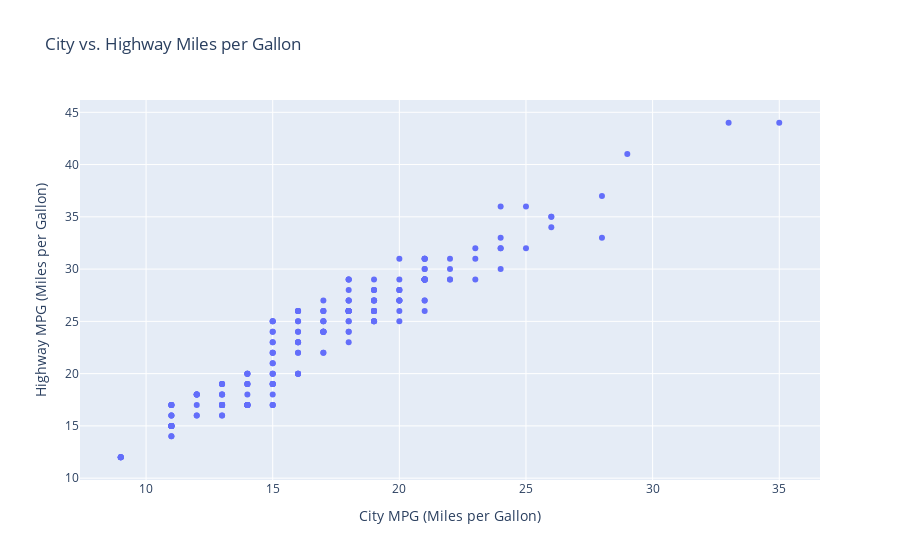

Notebook cell for this chart:
### Code cell
# Now let's add some custom labels

fig = px.scatter(mpg, x='cty', y='hwy', title='City vs. Highway Miles per Gallon').update_layout(
        xaxis_title='City MPG (Miles per Gallon)', 
        yaxis_title='Highway MPG (Miles per Gallon)')
fig.show()

### Figure 1 — Plotly figure (JSON) as saved in the notebook; plotly's stock layout.template omitted (floating-point values rounded to 4 significant figures; data arrays with more than 128 entries replaced by an {"elided": "..."} marker saying what was removed)
{"data": [{"hovertemplate": "cty=%{x}<br>hwy=%{y}<extra></extra>", "legendgroup": "", "marker": {"color": "#636efa", "symbol": "circle"}, "mode": "markers", "name": "", "orientation": "v", "showlegend": false, "type": "scatter", "x": {"elided": "234 int values"}, "xaxis": "x", "y": {"elided": "234 int values"}, "yaxis": "y"}], "layout": {"autosize": true, "legend": {"tracegroupgap": 0}, "title": {"text": "City vs. Highway Miles per Gallon"}, "xaxis": {"anchor": "y", "autorange": true, "domain": [0, 1], "range": [7.372, 36.63], "title": {"text": "City MPG (Miles per Gallon)"}, "type": "linear"}, "yaxis": {"anchor": "x", "autorange": true, "domain": [0, 1], "range": [9.359, 46.64], "title": {"text": "Highway MPG (Miles per Gallon)"}, "type": "linear"}}}
